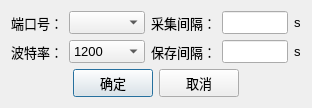
<?xml version="1.0" encoding="UTF-8"?>
<ui version="4.0">
 <class>DlgComSet</class>
 <widget class="QDialog" name="DlgComSet">
  <property name="geometry">
   <rect>
    <x>0</x>
    <y>0</y>
    <width>312</width>
    <height>104</height>
   </rect>
  </property>
  <property name="font">
   <font>
    <family>Arial</family>
    <pointsize>10</pointsize>
   </font>
  </property>
  <property name="windowTitle">
   <string>通讯设置</string>
  </property>
  <property name="modal">
   <bool>true</bool>
  </property>
  <layout class="QVBoxLayout" name="verticalLayout">
   <item>
    <layout class="QHBoxLayout" name="horizontalLayout">
     <item>
      <widget class="QLabel" name="label">
       <property name="sizePolicy">
        <sizepolicy hsizetype="Fixed" vsizetype="Preferred">
         <horstretch>0</horstretch>
         <verstretch>0</verstretch>
        </sizepolicy>
       </property>
       <property name="text">
        <string>端口号：</string>
       </property>
      </widget>
     </item>
     <item>
      <widget class="QComboBox" name="cobPort">
       <property name="minimumSize">
        <size>
         <width>76</width>
         <height>0</height>
        </size>
       </property>
      </widget>
     </item>
     <item>
      <spacer name="horizontalSpacer">
       <property name="orientation">
        <enum>Qt::Horizontal</enum>
       </property>
       <property name="sizeHint" stdset="0">
        <size>
         <width>18</width>
         <height>20</height>
        </size>
       </property>
      </spacer>
     </item>
     <item>
      <widget class="QLabel" name="label_3">
       <property name="text">
        <string>采集间隔：</string>
       </property>
      </widget>
     </item>
     <item>
      <widget class="QLineEdit" name="edSampleInterval"/>
     </item>
     <item>
      <widget class="QLabel" name="label_5">
       <property name="text">
        <string>s</string>
       </property>
      </widget>
     </item>
    </layout>
   </item>
   <item>
    <layout class="QHBoxLayout" name="horizontalLayout_2">
     <item>
      <widget class="QLabel" name="label_2">
       <property name="sizePolicy">
        <sizepolicy hsizetype="Fixed" vsizetype="Preferred">
         <horstretch>0</horstretch>
         <verstretch>0</verstretch>
        </sizepolicy>
       </property>
       <property name="text">
        <string>波特率：</string>
       </property>
      </widget>
     </item>
     <item>
      <widget class="QComboBox" name="cobBoud">
       <property name="minimumSize">
        <size>
         <width>76</width>
         <height>0</height>
        </size>
       </property>
       <item>
        <property name="text">
         <string>1200</string>
        </property>
       </item>
       <item>
        <property name="text">
         <string>2400</string>
        </property>
       </item>
       <item>
        <property name="text">
         <string>4800</string>
        </property>
       </item>
       <item>
        <property name="text">
         <string>9600</string>
        </property>
       </item>
       <item>
        <property name="text">
         <string>115200</string>
        </property>
       </item>
      </widget>
     </item>
     <item>
      <spacer name="horizontalSpacer_2">
       <property name="orientation">
        <enum>Qt::Horizontal</enum>
       </property>
       <property name="sizeHint" stdset="0">
        <size>
         <width>40</width>
         <height>20</height>
        </size>
       </property>
      </spacer>
     </item>
     <item>
      <widget class="QLabel" name="label_4">
       <property name="text">
        <string>保存间隔：</string>
       </property>
      </widget>
     </item>
     <item>
      <widget class="QLineEdit" name="edSaveInterval"/>
     </item>
     <item>
      <widget class="QLabel" name="label_6">
       <property name="text">
        <string>s</string>
       </property>
      </widget>
     </item>
    </layout>
   </item>
   <item>
    <layout class="QHBoxLayout" name="horizontalLayout_3">
     <item>
      <spacer name="horizontalSpacer_3">
       <property name="orientation">
        <enum>Qt::Horizontal</enum>
       </property>
       <property name="sizeHint" stdset="0">
        <size>
         <width>40</width>
         <height>20</height>
        </size>
       </property>
      </spacer>
     </item>
     <item>
      <widget class="QPushButton" name="btnOK">
       <property name="text">
        <string>确定</string>
       </property>
      </widget>
     </item>
     <item>
      <widget class="QPushButton" name="btnCancel">
       <property name="text">
        <string>取消</string>
       </property>
      </widget>
     </item>
     <item>
      <spacer name="horizontalSpacer_4">
       <property name="orientation">
        <enum>Qt::Horizontal</enum>
       </property>
       <property name="sizeHint" stdset="0">
        <size>
         <width>40</width>
         <height>20</height>
        </size>
       </property>
      </spacer>
     </item>
    </layout>
   </item>
  </layout>
 </widget>
 <resources/>
 <connections/>
</ui>
